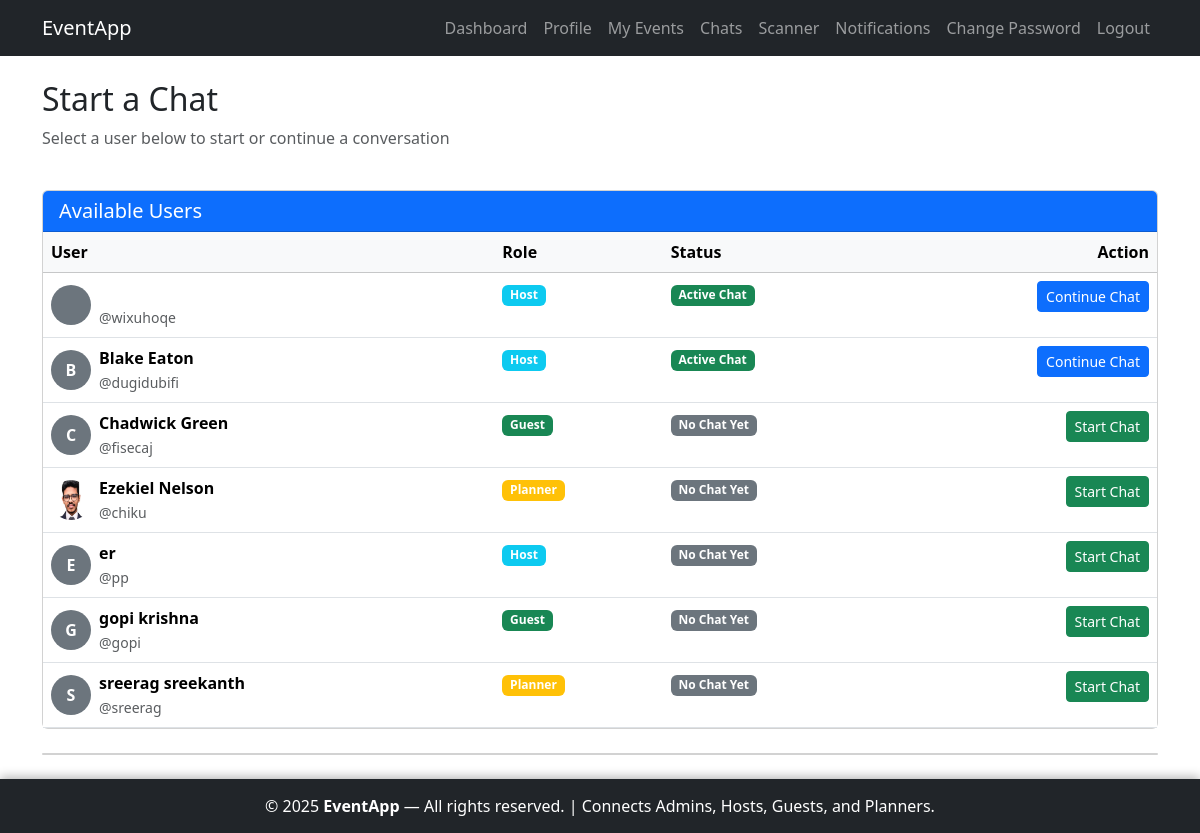
/chat/ (signed in), run on the app's committed database.
### accounts/models.py (models this page shows, shortened)
class CustomUser(AbstractUser):
    ROLE_CHOICES = [
        ('planner', 'Planner'),
        ('guest', 'Guest'),
        ('host', 'Host'),
    ]
    role = models.CharField(
        max_length=10, choices=ROLE_CHOICES, blank=True, null=True,
        help_text="User role (None for superusers/admins)"
    )
    full_name = models.CharField(max_length=255, blank=True)
    email = models.EmailField(unique=True, blank=False)  # Enforced required in forms
    mobile_number = models.CharField(max_length=10, blank=True)
    address = models.TextField(blank=True)
    profile_picture = models.ImageField(upload_to='profiles/', blank=True, null=True)
    is_approved = models.BooleanField(default=False, help_text="For planners/guests only")

### chat/views.py (the view)
# urls.py: path('', views.ChatListView.as_view(), name='room_list'),
class ChatListView(LoginRequiredMixin, NonAdminRequiredMixin, ListView):
    model = CustomUser
    template_name = 'chat/room_list.html'
    context_object_name = 'users'
    paginate_by = 20
    def get_queryset(self):
        return CustomUser.objects.filter(
            is_active=True,
            is_approved=True
        ).exclude(
            Q(id=self.request.user.id) |
            Q(is_superuser=True) |
            Q(role='admin')
        ).order_by('full_name', 'username')
    def get_context_data(self, **kwargs):
        context = super().get_context_data(**kwargs)
        user_rooms = Room.objects.filter(participants=self.request.user)
        room_map = {}
        for room in user_rooms:
            other_participants = room.participants.exclude(id=self.request.user.id)
            for participant in other_participants:
                room_map[participant.id] = room
        context['room_map'] = room_map
        context['my_rooms'] = user_rooms
        for room in user_rooms:
            room.unread_count = room.messages.filter(
                is_read=False
            ).exclude(sender=self.request.user).count()
        return context

### chat/templatetags/chat_filters.py (called while the page is built)
@register.filter
def get_item(dictionary, key):
    if isinstance(dictionary, dict):
        return dictionary.get(key)
    return None

@register.filter
def get_attr(obj, attr_name):
    return getattr(obj, attr_name, None)

### chat/views.py (called while the page is built)
    def dispatch(self, request, *args, **kwargs):
        if request.user.is_superuser or (hasattr(request.user, 'role') and request.user.role == 'admin'):
            messages.warning(request, 'Admins cannot participate in chats.')
            return redirect('accounts:home')
        return super().dispatch(request, *args, **kwargs)

### chat/templates/chat/room_list.html (shortened to what this page needs)
{% extends 'accounts/base.html' %}
{% load chat_filters %}
{% block content %}
<div class="row">
    <div class="col-12 mb-4">
        <h2>Start a Chat</h2>
        <p class="text-muted">Select a user below to start or continue a conversation</p>
    </div>
</div>
<div class="row">
    <div class="col-12">
        <div class="card">
            <div class="card-header bg-primary text-white">
                <h5 class="mb-0">Available Users</h5>
            </div>
            <div class="card-body p-0">
                {% if users %}
                    <div class="table-responsive">
                        <table class="table table-hover mb-0">
                            <thead class="table-light">
                                <tr>
                                    <th>User</th>
                                    <th>Role</th>
                                    <th>Status</th>
                                    <th class="text-end">Action</th>
                                </tr>
                            </thead>
                            <tbody>
                                {% for user in users %}
                                <tr>
                                    <td>
                                        <div class="d-flex align-items-center">
                                            {% if user.profile_picture %}
                                                <img src="{{ user.profile_picture.url }}"
                                                     alt="{{ user.full_name }}"
                                                     class="rounded-circle me-2"
                                                     style="width: 40px; height: 40px; object-fit: cover;">
                                            {% else %}
                                                <div class="rounded-circle bg-secondary text-white me-2 d-flex align-items-center justify-content-center"
                                                     style="width: 40px; height: 40px;">
                                                    <strong>{{ user.full_name|slice:":1"|upper }}</strong>
                                                </div>
                                            {% endif %}
                                            <div>
                                                <strong>{{ user.full_name }}</strong><br>
                                                <small class="text-muted">@{{ user.username }}</small>
                                            </div>
                                        </div>
                                    </td>
                                    <td>
                                        <span class="badge bg-{% if user.role == 'host' %}info{% elif user.role == 'guest' %}success{% else %}warning{% endif %}">
                                            {{ user.role|title }}
                                        </span>
                                    </td>
                                    <td>
                                        {% if user.id in room_map %}
                                            <span class="badge bg-success">
                                                 Active Chat
                                            </span>
                                        {% else %}
                                            <span class="badge bg-secondary">No Chat Yet</span>
                                        {% endif %}
                                    </td>
                                    <td class="text-end">
                                        {% if user.id in room_map %}
                                            <a href="{% url 'chat:room_detail' room_map|get_item:user.id|get_attr:'pk' %}"
                                               class="btn btn-primary btn-sm">
                                                 Continue Chat
                                            </a>
                                        {% else %}
                                            <a href="{% url 'chat:start_room' user.id %}"
                                               class="btn btn-success btn-sm">
                                                 Start Chat
                                            </a>
                                        {% endif %}
                                    </td>
                                </tr>
                                {% endfor %}
                            </tbody>
                        </table>
                    </div>
                {% else %}
                    <div class="text-center py-5">
                        <p class="text-muted">No users available to chat with at the moment.</p>
                    </div>
                {% endif %}
            </div>
        </div>
    </div>
</div>
{% if my_rooms %}
<div class="row mt-4">
    <div class="col-12">
        <div class="card">
        </div>
    </div>
</div>
{% endif %}
{% endblock %}

### accounts/templates/accounts/base.html (style rules this page uses)
html, body { height: 100%; margin: 0; }
body { display: flex; flex-direction: column; min-height: 100vh; }

### data on the page
CustomUser: username "wixuhoqe", role "Host", shows "Active Chat", shows "Continue Chat"
CustomUser: full_name "B", full_name "Blake Eaton", username "dugidubifi", role "Host", shows "Active Chat", shows "Continue Chat"
CustomUser: full_name "C", full_name "Chadwick Green", username "fisecaj", role "Guest", shows "No Chat Yet", shows "Start Chat"
CustomUser: profile_picture (picture), full_name "Ezekiel Nelson", username "chiku", role "Planner", shows "No Chat Yet", shows "Start Chat"
CustomUser: full_name "E", full_name "er", username "pp", role "Host", shows "No Chat Yet", shows "Start Chat"
CustomUser: full_name "G", full_name "gopi krishna", username "gopi", role "Guest", shows "No Chat Yet", shows "Start Chat"
CustomUser: full_name "S", full_name "sreerag sreekanth", username "sreerag", role "Planner", shows "No Chat Yet", shows "Start Chat"
